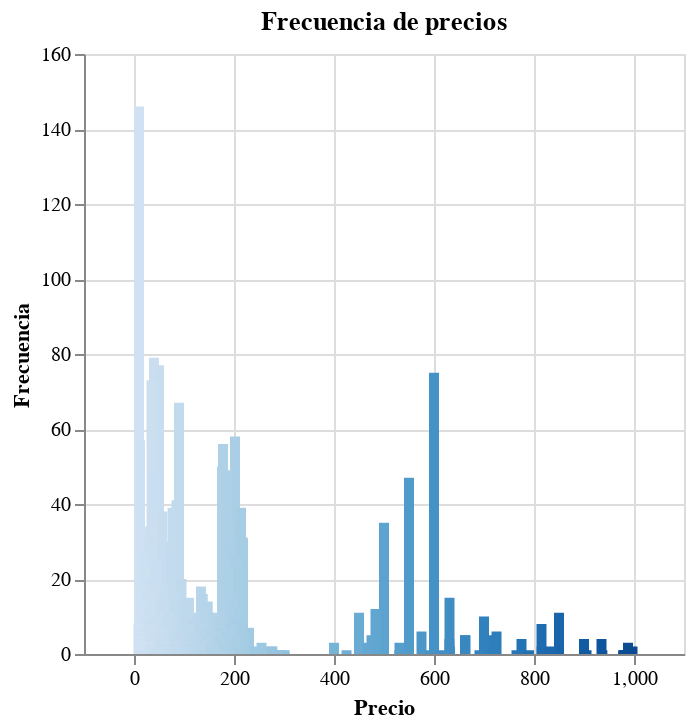

The notebook cell saved with this chart:
### Code cell
# price, general plot
alt.Chart(source).mark_bar().encode(
    alt.X('Price', title="Precio"),
    alt.Y('Frequency', title="Frecuencia"),
    alt.Color('Price', legend=None),
    tooltip=['Price', 'Frequency']
).properties(title="Frecuencia de precios")

### Figure 1 — Vega-Lite specification as saved in the notebook (floating-point values rounded to 4 significant figures; data arrays with more than 128 entries replaced by an {"elided": "..."} marker saying what was removed)
{"$schema": "https://vega.github.io/schema/vega-lite/v5.20.1.json", "config": {"view": {"continuousHeight": 300, "continuousWidth": 300}}, "data": {"name": "data-a609e6a651a9fbd31ef9578b9d426539"}, "datasets": {"data-a609e6a651a9fbd31ef9578b9d426539": {"elided": "2988 records"}}, "encoding": {"color": {"field": "Price", "legend": null, "type": "quantitative"}, "tooltip": [{"field": "Price", "type": "quantitative"}, {"field": "Frequency", "type": "quantitative"}], "x": {"field": "Price", "title": "Precio", "type": "quantitative"}, "y": {"field": "Frequency", "title": "Frecuencia", "type": "quantitative"}}, "mark": {"type": "bar"}, "title": "Frecuencia de precios"}
